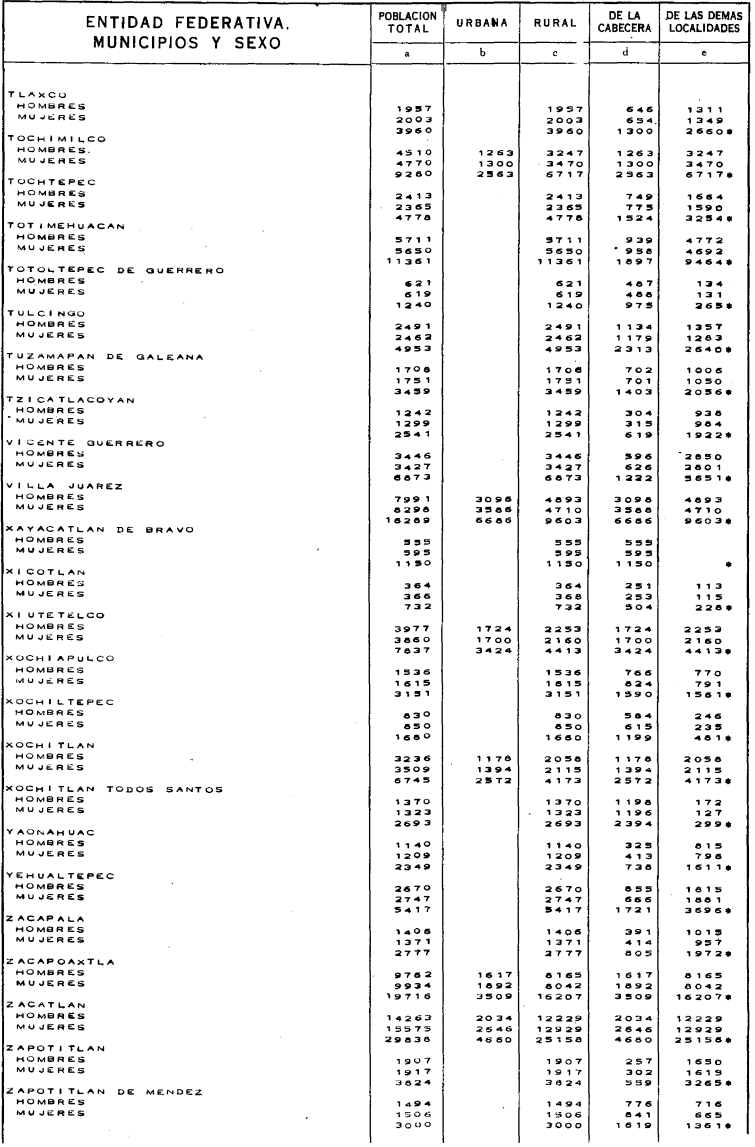
#> input picture 1950-Puebla1.png, 755 x 1147 px
$ python -i Pipeline.py   (imports and definitions only)
#> lines starting #> are read from the running program, lines starting #| are printed output that depends on the picture; after the words box and inside, x2 and y2 are one past the last pixel; in counts of white or black regions, pixels touching at a corner belong together
#> in extract, image is the input picture: shape (1147, 755, 3); min 0, max 255, mean 239.5
# Imports for the entire notebook
import cv2
import math
import numpy as np
import pandas as pd
import pytesseract
import re
from sklearn.cluster import AgglomerativeClustering
from matplotlib import pyplot as plt


def remove_horizontal(x, y, i, img, mode="open"):
    """
    Find horizontal lines in given image
    """

    mode = mode.lower()

    if mode == "open":
        mode = cv2.MORPH_OPEN
    elif mode == "close":
        mode = cv2.MORPH_CLOSE
    else:
        raise Exception("Unsupported morpholocial transformation mode")

    horizontal_kernel = cv2.getStructuringElement(cv2.MORPH_RECT, (x, y))
    remove_horizontal = cv2.morphologyEx(
        img, mode, horizontal_kernel, iterations=i)

    return remove_horizontal


def remove_vertical(x, y, i, img, mode="open"):
    """
    Find vertical lines in given image
    """
    img = cv2.rotate(img, cv2.ROTATE_90_CLOCKWISE)
    remove_vertical = remove_horizontal(x, y, i, img, mode)
    remove_vertical = cv2.rotate(
        remove_vertical, cv2.ROTATE_90_COUNTERCLOCKWISE)
    return remove_vertical


def remove_lines(orig, showOrig=True):
    """
    Removes vertical and horizontal lines from image
    """
#> called with showOrig = True
    img = orig.copy()

    img = cv2.cvtColor(img, cv2.COLOR_BGR2GRAY)
    img_bin = cv2.adaptiveThreshold(
        img, 255, cv2.ADAPTIVE_THRESH_GAUSSIAN_C, cv2.THRESH_BINARY, 5, 5)
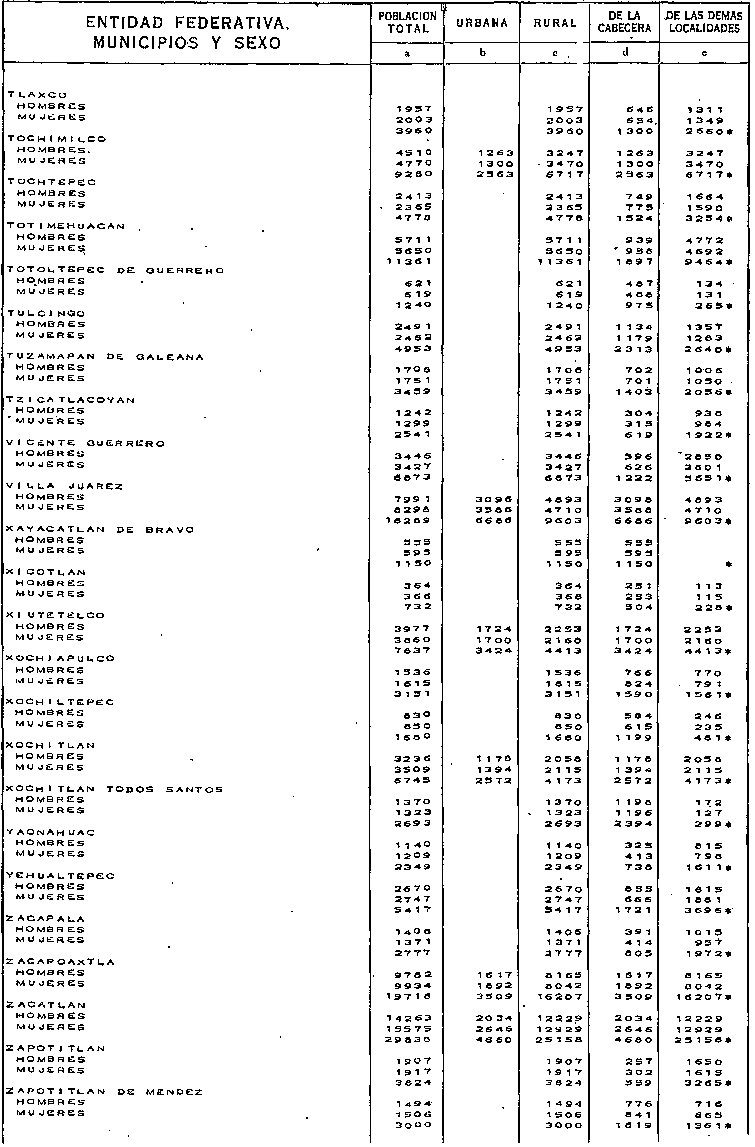
#> img_bin: shape (1147, 755); 93.2% white; black in thin lines or dots

    img_height, img_width = img_bin.shape
#> img_height = 1147; img_width = 755

    # inverting the image
    img_bin = 255 - img_bin
#> img_bin: shape (1147, 755); 6.8% white in thin lines or dots

    kernel_len_ver = img_height // 50
#> kernel_len_ver = 22
    kernel_len_hor = img_width // 50
#> kernel_len_hor = 15

    ver_kernel = cv2.getStructuringElement(cv2.MORPH_RECT, (1, kernel_len_ver))
#> ver_kernel = 22 values from 1 to 1
    hor_kernel = cv2.getStructuringElement(cv2.MORPH_RECT, (kernel_len_hor, 1))
    kernel = cv2.getStructuringElement(cv2.MORPH_RECT, (2, 2))

    # Use horizontal kernel to detect and save the horizontal lines in a jpg
    image_1 = cv2.erode(img_bin, hor_kernel, iterations=3)
#> image_1: shape (1147, 755); 0.16% white in thin lines or dots, all inside (x1, y1, x2, y2) = (23, 1, 729, 65)
    no_horizontal = cv2.dilate(image_1, hor_kernel, iterations=4)
#> no_horizontal: shape (1147, 755); 0.27% white in thin lines or dots, all inside (x1, y1, x2, y2) = (0, 1, 755, 65)
    no_horizontal2 = remove_horizontal(30, 1, 2, no_horizontal, "close")
    no_horizontal3 = remove_horizontal(50, 1, 2, no_horizontal2, "close")

    # Use vertical kernel to detect and save the vertical lines in a jpg
    image_2 = cv2.erode(img_bin, ver_kernel, iterations=3)
#> image_2: shape (1147, 755); 0.99% white in thin lines or dots
    no_vertical = cv2.dilate(image_2, ver_kernel, iterations=4)
#> no_vertical: shape (1147, 755); 1.3% white in thin lines or dots
    no_vertical2 = remove_vertical(30, 1, 2, no_vertical, "close")
#> in remove_vertical, `img = cv2.rotate(img, cv2.ROTATE_90_CLOCKWISE)`:
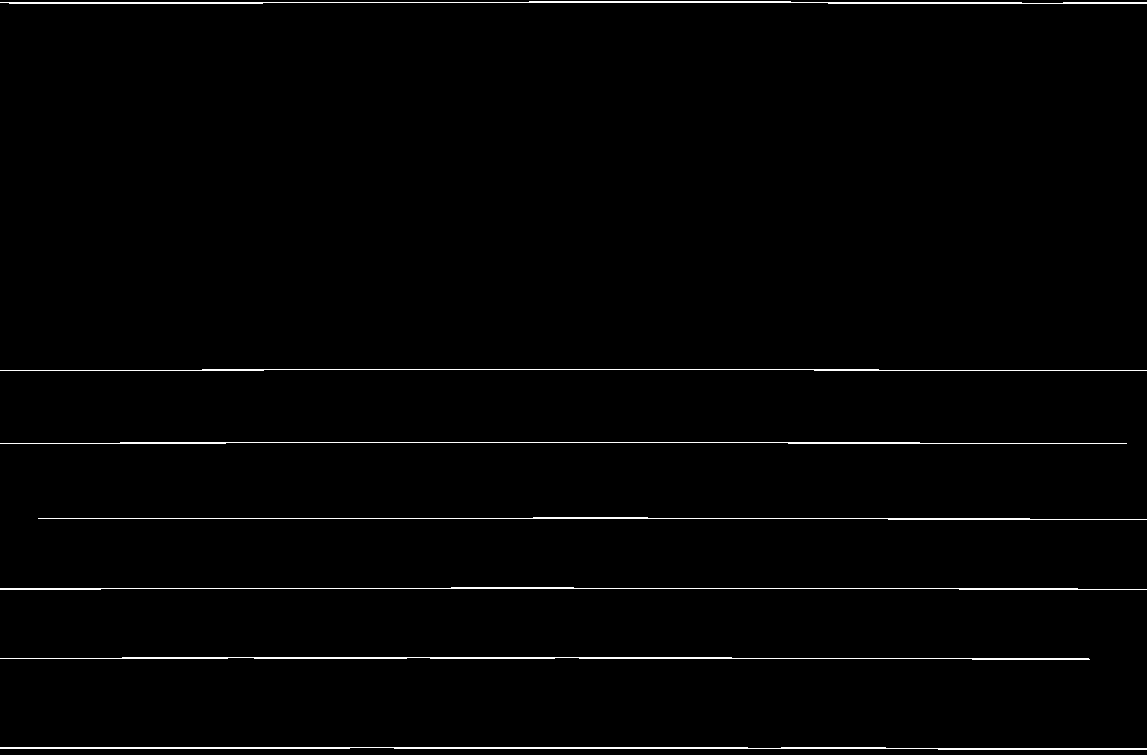
#> img: shape (755, 1147); 1.3% white in thin lines or dots
#> in remove_horizontal (call 3), `remove_horizontal = cv2.morphologyEx( img, mode, horizontal_kernel, it..`: remove_horizontal: shape (755, 1147); 1.3% white in thin lines or dots
#> in remove_vertical, `remove_vertical = cv2.rotate( remove_vertical, cv2.ROTATE_90_COUNTERCL..`: remove_vertical: shape (1147, 755); 1.3% white in thin lines or dots
    no_vertical3 = remove_vertical(50, 1, 2, no_vertical2, "close")
#> in remove_horizontal (call 4), `remove_horizontal = cv2.morphologyEx( img, mode, horizontal_kernel, it..`: remove_horizontal: shape (755, 1147); 1.3% white in thin lines or dots
#> in remove_vertical (call 2), `remove_vertical = cv2.rotate( remove_vertical, cv2.ROTATE_90_COUNTERCL..`: remove_vertical: shape (1147, 755); 1.3% white in thin lines or dots

    # combining mask
    # mask = cv2.addWeighted(no_vertical3, 1, no_horizontal3, 1, 0.0)
    mask = cv2.bitwise_or(no_horizontal3, no_vertical3)
#> mask: shape (1147, 755); 1.6% white in thin lines or dots

    # Eroding and thesholding the image
    kernel = cv2.getStructuringElement(cv2.MORPH_RECT, (4, 4))
    mask = cv2.dilate(mask, kernel, iterations=1)
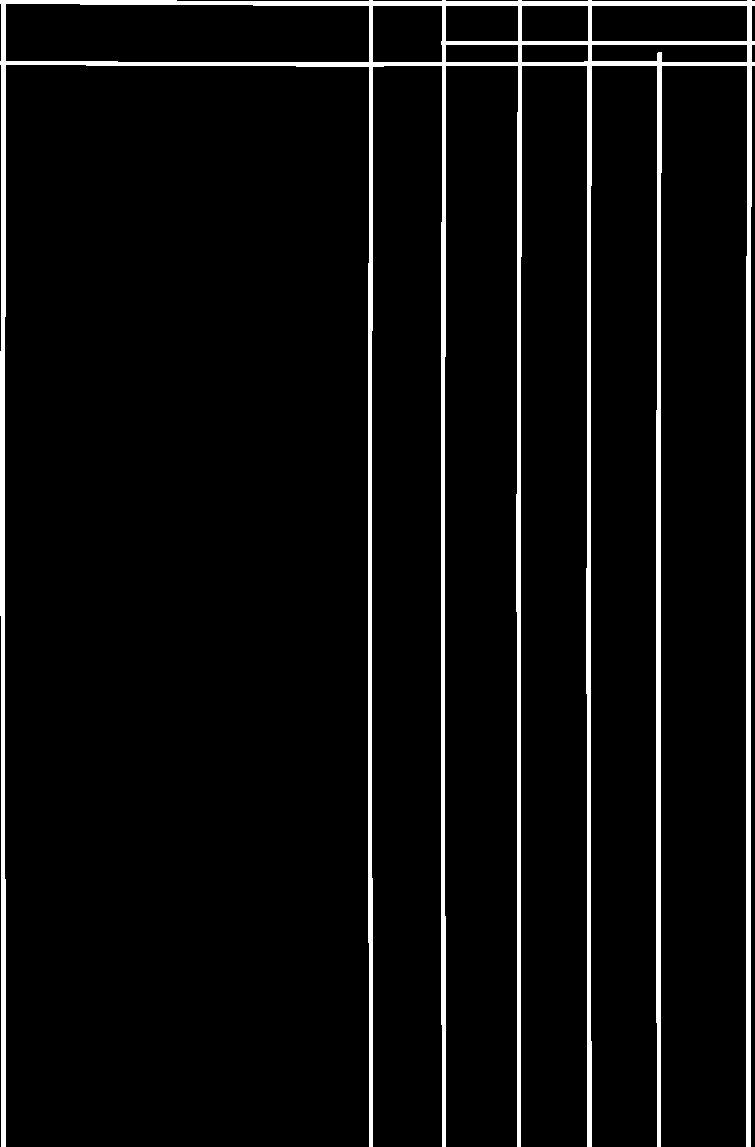
#> mask: shape (1147, 755); 5% white; 1 white region, box (x1, y1, x2, y2) and area: (0, 0, 755, 1147) 43344

    orig[mask == 255] = 255

    return orig if showOrig == True else mask


# [61 lines left out: function removedLinesCOMBO2, not called in this run]


def AClustering(orig, contours, psm=13, oem=3, digits=False):
    xCoords = []
    coords = []

    for cnt in contours:
        x, y, w, h = cv2.boundingRect(cnt)
        xCoords.append([x, 0])
        coords.append((x, y, w, h))

    # apply hierarchical agglomerative clustering to the coordinates
    clustering = AgglomerativeClustering(
        n_clusters=None,
        metric="manhattan",
        linkage="complete",
        distance_threshold=25.0)

    clustering.fit(xCoords)

    # initialize our list of sorted clusters
    sortedClusters = []

    # loop over all clusters
    for l in np.unique(clustering.labels_):
        # extract the indexes for the coordinates belonging to the
        # current cluster
        idxs = np.where(clustering.labels_ == l)[0]
        # verify that the cluster is sufficiently large
        if len(idxs) > 2:
            # compute the average x-coordinate value of the cluster and
            # update our clusters list with the current label and the
            # average x-coordinate
            avg = np.average([coords[i][0] for i in idxs])
            sortedClusters.append((l, avg))
    # sort the clusters by their average x-coordinate and initialize our
    # data frame
    sortedClusters.sort(key=lambda x: x[1])
    df = pd.DataFrame()

    numRows = 0
    tokens = []
    tokenCoords = []
    tableCoords = []

    # loop over the clusters again, this time in sorted order
    # for (l, _) in sortedClusters:
    for j in range(len(sortedClusters)):
        l = sortedClusters[j][0]
        # extract the indexes for the coordinates belonging to the
        # current cluster
        idxs = np.where(clustering.labels_ == l)[0]
        # extract the y-coordinates from the elements in the current
        # cluster, then sort them from top-to-bottom
        yCoords = [coords[i][1] for i in idxs]
        sortedIdxs = idxs[np.argsort(yCoords)]
        # generate a random color for the cluster
        color = np.random.randint(0, 255, size=(3,), dtype="int")
        color = [int(c) for c in color]

        # loop over the sorted indexes
        im_list = []
        tokenCoords.append([])
        tableCoords.append([])
        for i in sortedIdxs:
            # extract the text bounding box coordinates and draw the
            # bounding box surrounding the current element

            (x, y, w, h) = coords[i]
            # cv2.rectangle(orig, (x, y), (x + w, y + h), color, 2)

            # stitch images, do convert here
            newImg = orig[y:y+h, x:x+w]
            im_list.append(newImg)
            tokenCoords[j].append((x, y, w, h))
            tableCoords[j].append((i, j))

        # get row count by counting max number of boxes:
        numRows = max(numRows, len(im_list))

        concat = hconcat_resize_max(im_list)
        # concat = vconcat_resize_max(im_list)
        ocr = convert(concat, psm, oem, digits)
        temp = re.split(r"\s|\n", ocr)
        temp = list(filter(None, temp))
        tokens.append(temp)

    numCols = len(sortedClusters)
    return numRows, numCols, tokens, tokenCoords, tableCoords


# [65 lines left out: function AClusteringY, not called in this run]


def find_text(orig, psm=13, oem=3, digits=False):

#> called with psm = 11, oem = 1, digits = False
    img = orig.copy()

    gray = cv2.cvtColor(img, cv2.COLOR_BGR2GRAY)
    blur = cv2.GaussianBlur(gray, (3, 3), 0)
    ret, thresh_value = cv2.threshold(
        blur, 0, 255, cv2.THRESH_BINARY_INV+cv2.THRESH_OTSU)
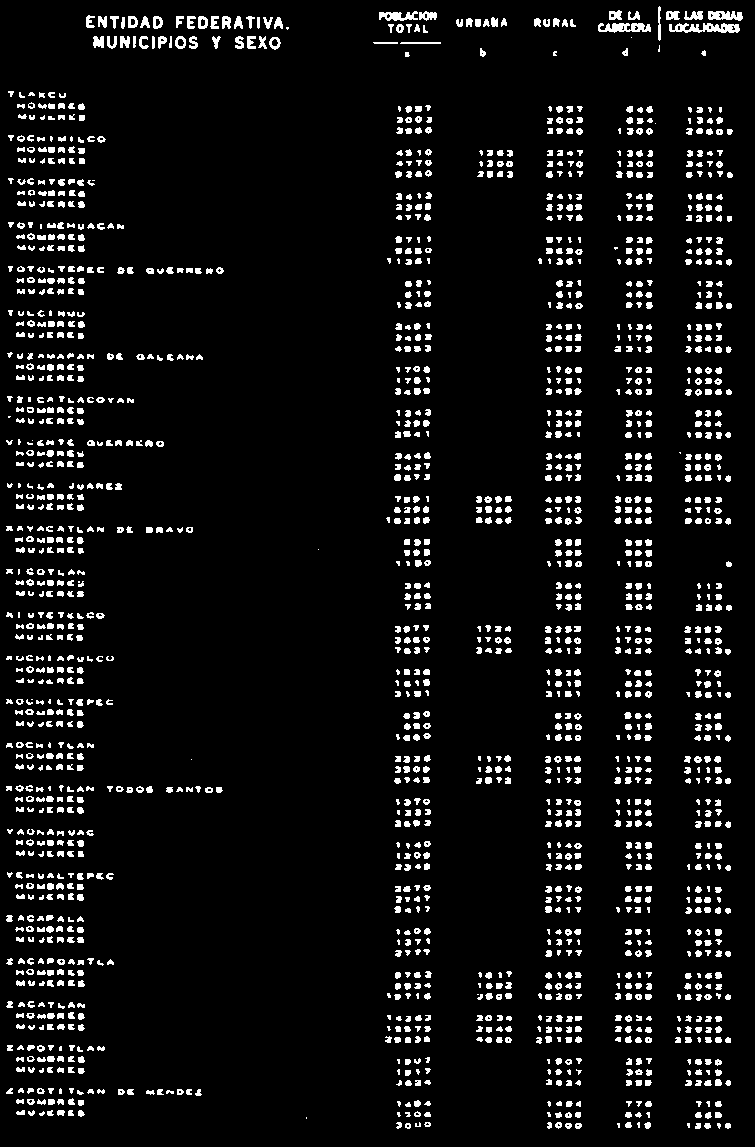
#> thresh_value: shape (1147, 755); 6.7% white; 1873 white regions (275 under 20 px), largest, box (x1, y1, x2, y2) and area: (669, 23, 740, 33) 450, (598, 23, 651, 33) 355, (708, 11, 743, 21) 252
#> ret = 185

    kernel = cv2.getStructuringElement(cv2.MORPH_RECT, (1, 3))
    erode = cv2.erode(thresh_value, kernel, iterations=1)
#> erode: shape (1147, 755); 3.7% white in thin lines or dots
    horizontal = 6  # img.shape[1] // 50

    kernel = cv2.getStructuringElement(cv2.MORPH_RECT, (horizontal, 2))
    dilate = cv2.dilate(erode, kernel, iterations=2)
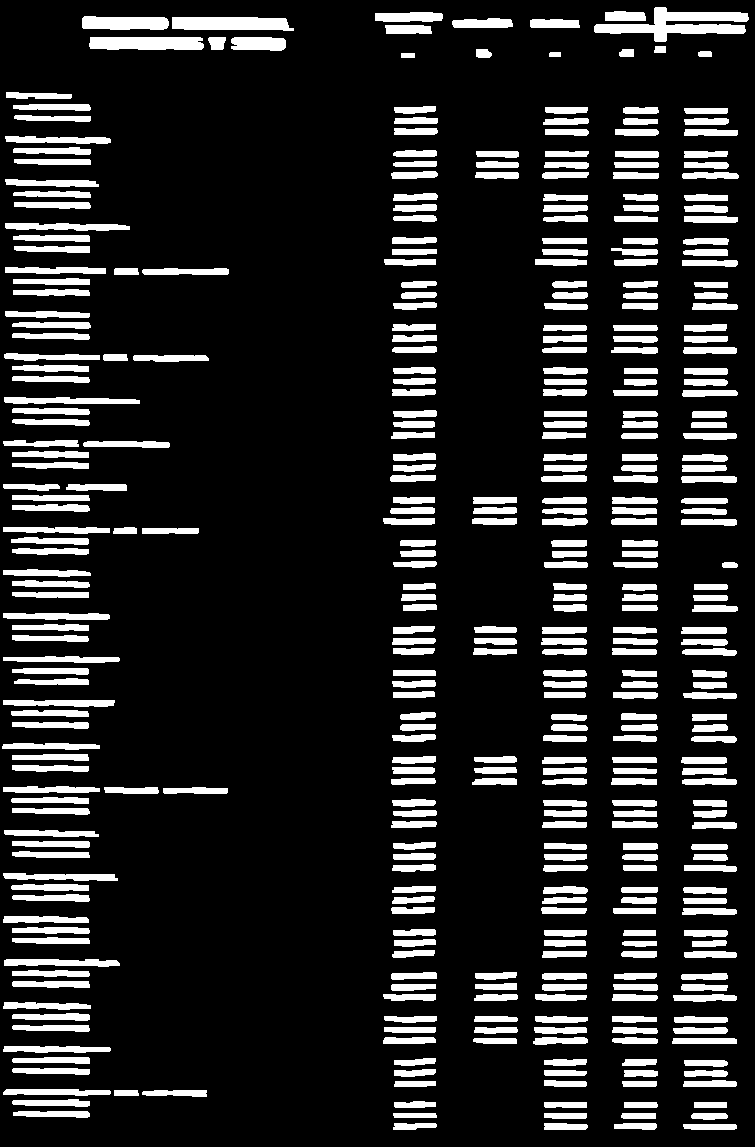
#> dilate: shape (1147, 755); 15.1% white; 405 white regions, largest, box (x1, y1, x2, y2) and area: (594, 7, 749, 42) 2453, (172, 17, 294, 31) 1487, (89, 37, 204, 50) 1423

    invert = 255 - dilate
#> invert: shape (1147, 755); 84.9% white; 405 black regions

    # do we really need all this now ?
    contours, hierarchy = cv2.findContours(
        invert, cv2.RETR_TREE, cv2.CHAIN_APPROX_SIMPLE)
#> contours = 406 contours; largest, box (x1, y1, x2, y2) and area: (0, 0, 755, 1147) 864084, (593, 6, 750, 43) 2714, (171, 16, 295, 32) 1618, (88, 36, 205, 51) 1550, (81, 15, 170, 31) 1170
    area = img.shape[0] * img.shape[1]
#> area = 865985

    height = orig.shape[0]
#> height = 1147
    width = orig.shape[1]
#> width = 755
    area = height * width

    finalContours = []

    for cnt in contours:
        x, y, w, h = cv2.boundingRect(cnt)
        if ((h * w) / area) < 0.000165 or ((h * w) / area) > 0.5:
            continue
        finalContours.append(cnt)
#> this loop made 406 passes
#> (x, y, w, h) on passes 2 to 4: (682, 1123, 56, 8), (613, 1122, 45, 9), (543, 1122, 46, 9)
#> after the loop, finalContours = 401 contours; largest, box (x1, y1, x2, y2) and area: (593, 6, 750, 43) 2714, (171, 16, 295, 32) 1618, (88, 36, 205, 51) 1550, (81, 15, 170, 31) 1170, (3, 396, 141, 405) 917

    ##################

    num_rows, num_cols, tokens, tokenCoords, tableCoords = AClustering(
        orig.copy(), finalContours, psm, oem, digits)
#> the loop in AClustering, `for cnt in contours:` made 401 passes
#> after the loop in AClustering, `for cnt in contours:`: coords = 401 items, first 6: (682, 1123, 56, 8), (613, 1122, 45, 9), (543, 1122, 46, 9), (392, 1122, 46, 9), (690, 1112, 39, 9), (620, 1112, 37, 8); xCoords = 401 pairs, first value 1 to 721, second value 0 to 0
#> the loop in AClustering, `for l in np.unique(clustering.labels_):` made 14 passes
#> avg on passes 1, 2, 3, 4, 6, 7, 8, 9, 12, 14: 471.9, 542.4, 392.7, 79, 8.4, 108.6, 684.1, 616.5, 138.8, 381.6
#> after the loop in AClustering, `for l in np.unique(clustering.labels_):`: sortedClusters = [(0, 471.9), (1, 542.4), (2, 392.7), (3, 79), (5, 8.4), (6, 108.6), (7, 684.1), (8, 616.5), (11, 138.8), (13, 381.6)]
#> the loop in AClustering, `for j in range(len(sortedClusters)):` made 1 pass
#> (l, color, numRows, h_max in hconcat_resize_max, kernel in convert, config in convert) on pass 1: (5, [172, 47, 117], 72, 10, [[1, 1], [1, 1]], '--psm 11--oem 1')
#> after the loop in AClustering, `for j in range(len(sortedClusters)):`: tableCoords = 1 item; tokens = []
    AClusteringY(orig.copy(), finalContours, num_rows)

    mat = np.empty((num_rows, num_cols), dtype=np.dtype('U100'))

    for i in range(len(tokenCoords)):
        for j in range(len(tokenCoords[i])):

            (x, y, w, h) = tokenCoords[i][j]
            cv2.rectangle(orig, (x, y), (x + w, y + h), (255, 0, 0), 1)

            midx = x + (w/2)
            midy = y + (h/2)
            relx = midx / img.shape[1]
            rely = midy / img.shape[0]
            desx = math.floor(relx * num_cols)
            desy = math.floor(rely * num_rows)

            try:
                mat[desy][desx] = tokens[i][j]
            except IndexError:
                pass

    return orig, mat


def hconcat_resize_max(im_list, interpolation=cv2.INTER_CUBIC):
    h_max = max(im.shape[0] for im in im_list)

    new_list = []
    for im in im_list:
        dif = h_max - im.shape[0]

        top = (dif // 2) + 10
        bottom = dif - top + 10

        im2 = cv2.copyMakeBorder(
            im, top, bottom, 10, 10, cv2.BORDER_CONSTANT, None, value=[255, 255, 255])
        new_list.append(im2)

    return cv2.hconcat(new_list)


def convert(img, psm=6, oem=3, digits=False):
    """
    Returns the string contained in the image
    Uses pytesseract OCR to extract string from image
    """
    gray = cv2.cvtColor(img, cv2.COLOR_BGR2GRAY)
    kernel = cv2.getStructuringElement(cv2.MORPH_RECT, (2, 2))
    opening = cv2.morphologyEx(gray, cv2.MORPH_OPEN, kernel, iterations=1)
    gray = cv2.resize(gray, (0, 0), fx=2, fy=3)

    config = '--psm ' + str(psm) + "--oem " + str(oem)

    if digits == True:
        config = config + ' -c tessedit_char_whitelist=0123456789 ,'

#> (the run stopped early here; a loop or call above may not have finished)
